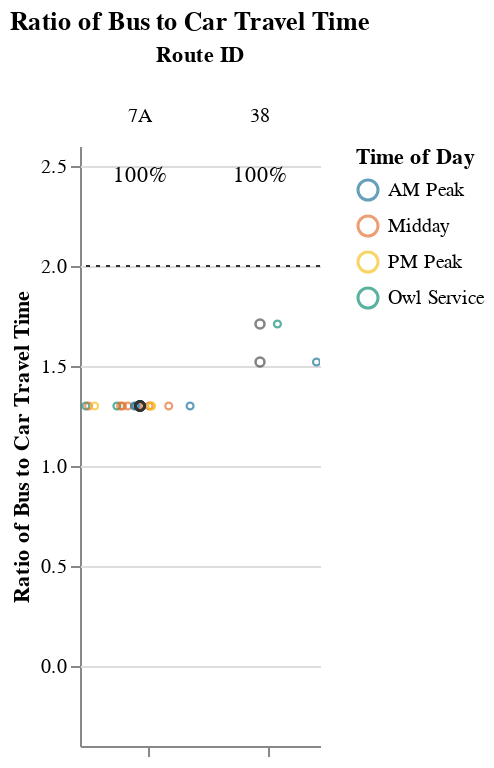
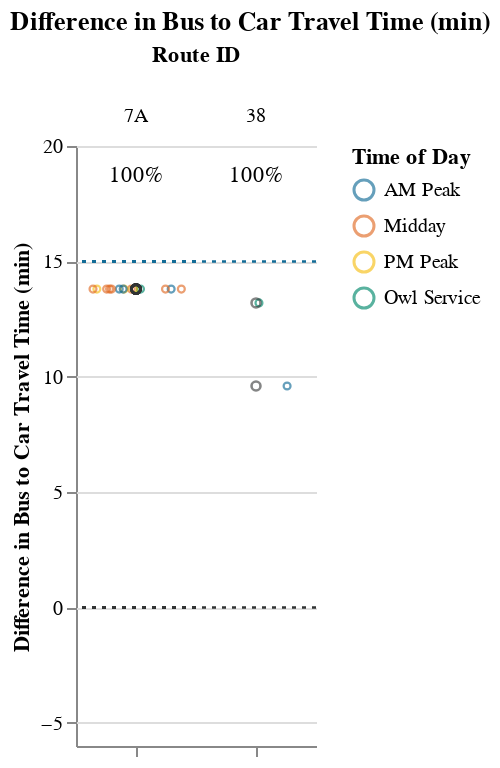

These figures' notebook cell, in order:
### Code cell
generate_report(df, PCT_COMPETITIVE_THRESHOLD)

### Figure 1 — Vega-Lite specification as saved in the notebook (floating-point values rounded to 4 significant figures)
{"config": {"view": {"continuousWidth": 400, "continuousHeight": 300, "stroke": null}, "facet": {"spacing": 0}}, "data": {"name": "data-dbc6798ffed187f39dc86f9133f57a4d"}, "facet": {"column": {"field": "route_id", "sort": ["7A", "38"], "title": "Route ID", "type": "nominal"}}, "spec": {"layer": [{"mark": {"type": "point", "opacity": 0.65, "size": 12, "strokeWidth": 1.1}, "encoding": {"color": {"field": "time_of_day", "scale": {"range": ["#136C97", "#E16B26", "#F6BF16", "#00896B", "#7790A3", "#5B559C"]}, "sort": ["AM Peak", "Midday", "PM Peak", "Owl Service"], "title": "Time of Day", "type": "nominal"}, "tooltip": [{"field": "route_id", "type": "nominal"}, {"field": "trip_id", "type": "nominal"}, {"field": "service_hours", "type": "quantitative"}, {"field": "car_duration_hours", "type": "quantitative"}, {"field": "bus_multiplier", "type": "quantitative"}, {"field": "bus_difference", "type": "quantitative"}, {"field": "num_trips", "type": "quantitative"}, {"field": "num_competitive", "type": "quantitative"}, {"field": "pct_trips_competitive", "type": "quantitative"}, {"field": "p25", "type": "quantitative"}, {"field": "p50", "type": "quantitative"}, {"field": "p75", "type": "quantitative"}], "x": {"axis": {"grid": false, "labels": false, "ticks": true, "values": [0]}, "field": "jitter", "scale": {}, "title": null, "type": "quantitative"}, "y": {"field": "bus_multiplier", "scale": {"domain": [-0.25, 2.5]}, "title": "Ratio of Bus to Car Travel Time", "type": "quantitative"}}, "selection": {"selector001": {"type": "interval", "bind": "scales", "encodings": ["x", "y"]}}, "transform": [{"calculate": "sqrt(-2*log(random()))*cos(2*PI*random())", "as": "jitter"}], "width": 60}, {"layer": [{"mark": {"type": "point", "opacity": 0.6, "size": 20, "strokeWidth": 1.3}, "encoding": {"color": {"value": "#323434"}, "y": {"field": "bus_multiplier", "type": "quantitative"}}, "transform": [{"filter": "(datum.p50_trip === 1)"}]}, {"mark": {"type": "rule", "strokeDash": [2, 3]}, "encoding": {"color": {"value": "#323434"}, "y": {"field": "cutoff", "type": "quantitative"}}}, {"mark": {"type": "text", "align": "center", "baseline": "middle"}, "encoding": {"color": {"value": "black"}, "text": {"field": "pct_trips_competitive", "format": ".0%", "type": "quantitative"}, "tooltip": [{"field": "route_id", "type": "nominal"}, {"field": "trip_id", "type": "nominal"}, {"field": "service_hours", "type": "quantitative"}, {"field": "car_duration_hours", "type": "quantitative"}, {"field": "bus_multiplier", "type": "quantitative"}, {"field": "bus_difference", "type": "quantitative"}, {"field": "num_trips", "type": "quantitative"}, {"field": "num_competitive", "type": "quantitative"}, {"field": "pct_trips_competitive", "type": "quantitative"}, {"field": "p25", "type": "quantitative"}, {"field": "p50", "type": "quantitative"}, {"field": "p75", "type": "quantitative"}], "x": {"value": 30}, "y": {"value": 15}}, "transform": [{"calculate": "sqrt(-2*log(random()))*cos(2*PI*random())", "as": "jitter"}, {"filter": "(datum.fastest_trip === 1)"}]}]}]}, "resolve": {"scale": {"y": "shared"}}, "title": "Ratio of Bus to Car Travel Time", "$schema": "https://vega.github.io/schema/vega-lite/v4.17.0.json", "datasets": {"data-dbc6798ffed187f39dc86f9133f57a4d": [{"calitp_itp_id": 310, "trip_key": -5574743277464453139, "trip_id": "919", "shape_id": "22", "route_id": "38", "service_hours": 0.47, "trip_first_departure_ts": 27120, "trip_last_arrival_ts": 28800, "departure_hour": 7, "time_of_day": "AM Peak", "p25": 0.485, "p50": 0.5, "p75": 0.515, "p50_trip": 1, "fastest_trip": 1, "car_duration_hours": 0.31, "competitive_route": 1, "bus_multiplier": 1.52, "bus_difference": 9.6, "num_trips": 2, "num_competitive": 2, "pct_trips_competitive": 1.0, "bus_difference_spread": 3.6, "route_group": "short", "max_trip_hrs": 0.53, "max_trip_route_group": 1.0, "name": "Solano County Transit", "caltrans_district": "04 - Oakland", "drmt_organization_name": "['recT79ohBnTB1fKsX']", "cutoff2": 15.0, "cutoff": 2}, {"calitp_itp_id": 310, "trip_key": -3715552762660780122, "trip_id": "920", "shape_id": "24", "route_id": "38", "service_hours": 0.53, "trip_first_departure_ts": 24960, "trip_last_arrival_ts": 26880, "departure_hour": 6, "time_of_day": "Owl Service", "p25": 0.485, "p50": 0.5, "p75": 0.515, "p50_trip": 1, "fastest_trip": 0, "car_duration_hours": 0.31, "competitive_route": 1, "bus_multiplier": 1.71, "bus_difference": 13.2, "num_trips": 2, "num_competitive": 2, "pct_trips_competitive": 1.0, "bus_difference_spread": 3.6, "route_group": "short", "max_trip_hrs": 0.53, "max_trip_route_group": 1.0, "name": "Solano County Transit", "caltrans_district": "04 - Oakland", "drmt_organization_name": "['recT79ohBnTB1fKsX']", "cutoff2": 15.0, "cutoff": 2}, {"calitp_itp_id": 310, "trip_key": -2242253959501436434, "trip_id": "1078", "shape_id": "10", "route_id": "7A", "service_hours": 1.0, "trip_first_departure_ts": 42300, "trip_last_arrival_ts": 45900, "departure_hour": 11, "time_of_day": "Midday", "p25": 1.0, "p50": 1.0, "p75": 1.0, "p50_trip": 1, "fastest_trip": 0, "car_duration_hours": 0.77, "competitive_route": 1, "bus_multiplier": 1.3, "bus_difference": 13.8, "num_trips": 15, "num_competitive": 15, "pct_trips_competitive": 1.0, "bus_difference_spread": 0.0, "route_group": "short", "max_trip_hrs": 1.0, "max_trip_route_group": 1.0, "name": "Solano County Transit", "caltrans_district": "04 - Oakland", "drmt_organization_name": "['recT79ohBnTB1fKsX']", "cutoff2": 15.0, "cutoff": 2}, {"calitp_itp_id": 310, "trip_key": 1553366806666314761, "trip_id": "1097", "shape_id": "10", "route_id": "7A", "service_hours": 1.0, "trip_first_departure_ts": 67500, "trip_last_arrival_ts": 71100, "departure_hour": 18, "time_of_day": "PM Peak", "p25": 1.0, "p50": 1.0, "p75": 1.0, "p50_trip": 1, "fastest_trip": 0, "car_duration_hours": 0.77, "competitive_route": 1, "bus_multiplier": 1.3, "bus_difference": 13.8, "num_trips": 15, "num_competitive": 15, "pct_trips_competitive": 1.0, "bus_difference_spread": 0.0, "route_group": "short", "max_trip_hrs": 1.0, "max_trip_route_group": 1.0, "name": "Solano County Transit", "caltrans_district": "04 - Oakland", "drmt_organization_name": "['recT79ohBnTB1fKsX']", "cutoff2": 15.0, "cutoff": 2}, {"calitp_itp_id": 310, "trip_key": 5736745841295953016, "trip_id": "1099", "shape_id": "10", "route_id": "7A", "service_hours": 1.0, "trip_first_departure_ts": 74700, "trip_last_arrival_ts": 78300, "departure_hour": 20, "time_of_day": "Owl Service", "p25": 1.0, "p50": 1.0, "p75": 1.0, "p50_trip": 1, "fastest_trip": 1, "car_duration_hours": 0.77, "competitive_route": 1, "bus_multiplier": 1.3, "bus_difference": 13.8, "num_trips": 15, "num_competitive": 15, "pct_trips_competitive": 1.0, "bus_difference_spread": 0.0, "route_group": "short", "max_trip_hrs": 1.0, "max_trip_route_group": 1.0, "name": "Solano County Transit", "caltrans_district": "04 - Oakland", "drmt_organization_name": "['recT79ohBnTB1fKsX']", "cutoff2": 15.0, "cutoff": 2}, {"calitp_itp_id": 310, "trip_key": 7541199008754798528, "trip_id": "1065", "shape_id": "10", "route_id": "7A", "service_hours": 1.0, "trip_first_departure_ts": 24300, "trip_last_arrival_ts": 27900, "departure_hour": 6, "time_of_day": "Owl Service", "p25": 1.0, "p50": 1.0, "p75": 1.0, "p50_trip": 1, "fastest_trip": 0, "car_duration_hours": 0.77, "competitive_route": 1, "bus_multiplier": 1.3, "bus_difference": 13.8, "num_trips": 15, "num_competitive": 15, "pct_trips_competitive": 1.0, "bus_difference_spread": 0.0, "route_group": "short", "max_trip_hrs": 1.0, "max_trip_route_group": 1.0, "name": "Solano County Transit", "caltrans_district": "04 - Oakland", "drmt_organization_name": "['recT79ohBnTB1fKsX']", "cutoff2": 15.0, "cutoff": 2}, {"calitp_itp_id": 310, "trip_key": -2774837895713846595, "trip_id": "1081", "shape_id": "10", "route_id": "7A", "service_hours": 1.0, "trip_first_departure_ts": 45900, "trip_last_arrival_ts": 49500, "departure_hour": 12, "time_of_day": "Midday", "p25": 1.0, "p50": 1.0, "p75": 1.0, "p50_trip": 1, "fastest_trip": 0, "car_duration_hours": 0.77, "competitive_route": 1, "bus_multiplier": 1.3, "bus_difference": 13.8, "num_trips": 15, "num_competitive": 15, "pct_trips_competitive": 1.0, "bus_difference_spread": 0.0, "route_group": "short", "max_trip_hrs": 1.0, "max_trip_route_group": 1.0, "name": "Solano County Transit", "caltrans_district": "04 - Oakland", "drmt_organization_name": "['recT79ohBnTB1fKsX']", "cutoff2": 15.0, "cutoff": 2}, {"calitp_itp_id": 310, "trip_key": -7128689078602650873, "trip_id": "1066", "shape_id": "10", "route_id": "7A", "service_hours": 1.0, "trip_first_departure_ts": 27900, "trip_last_arrival_ts": 31500, "departure_hour": 7, "time_of_day": "AM Peak", "p25": 1.0, "p50": 1.0, "p75": 1.0, "p50_trip": 1, "fastest_trip": 0, "car_duration_hours": 0.77, "competitive_route": 1, "bus_multiplier": 1.3, "bus_difference": 13.8, "num_trips": 15, "num_competitive": 15, "pct_trips_competitive": 1.0, "bus_difference_spread": 0.0, "route_group": "short", "max_trip_hrs": 1.0, "max_trip_route_group": 1.0, "name": "Solano County Transit", "caltrans_district": "04 - Oakland", "drmt_organization_name": "['recT79ohBnTB1fKsX']", "cutoff2": 15.0, "cutoff": 2}, {"calitp_itp_id": 310, "trip_key": -3801396718114747764, "trip_id": "1075", "shape_id": "10", "route_id": "7A", "service_hours": 1.0, "trip_first_departure_ts": 38700, "trip_last_arrival_ts": 42300, "departure_hour": 10, "time_of_day": "Midday", "p25": 1.0, "p50": 1.0, "p75": 1.0, "p50_trip": 1, "fastest_trip": 0, "car_duration_hours": 0.77, "competitive_route": 1, "bus_multiplier": 1.3, "bus_difference": 13.8, "num_trips": 15, "num_competitive": 15, "pct_trips_competitive": 1.0, "bus_difference_spread": 0.0, "route_group": "short", "max_trip_hrs": 1.0, "max_trip_route_group": 1.0, "name": "Solano County Transit", "caltrans_district": "04 - Oakland", "drmt_organization_name": "['recT79ohBnTB1fKsX']", "cutoff2": 15.0, "cutoff": 2}, {"calitp_itp_id": 310, "trip_key": 3555369193555928407, "trip_id": "1098", "shape_id": "10", "route_id": "7A", "service_hours": 1.0, "trip_first_departure_ts": 71100, "trip_last_arrival_ts": 74700, "departure_hour": 19, "time_of_day": "PM Peak", "p25": 1.0, "p50": 1.0, "p75": 1.0, "p50_trip": 1, "fastest_trip": 0, "car_duration_hours": 0.77, "competitive_route": 1, "bus_multiplier": 1.3, "bus_difference": 13.8, "num_trips": 15, "num_competitive": 15, "pct_trips_competitive": 1.0, "bus_difference_spread": 0.0, "route_group": "short", "max_trip_hrs": 1.0, "max_trip_route_group": 1.0, "name": "Solano County Transit", "caltrans_district": "04 - Oakland", "drmt_organization_name": "['recT79ohBnTB1fKsX']", "cutoff2": 15.0, "cutoff": 2}, {"calitp_itp_id": 310, "trip_key": -7612102933413698873, "trip_id": "1084", "shape_id": "10", "route_id": "7A", "service_hours": 1.0, "trip_first_departure_ts": 49500, "trip_last_arrival_ts": 53100, "departure_hour": 13, "time_of_day": "Midday", "p25": 1.0, "p50": 1.0, "p75": 1.0, "p50_trip": 1, "fastest_trip": 0, "car_duration_hours": 0.77, "competitive_route": 1, "bus_multiplier": 1.3, "bus_difference": 13.8, "num_trips": 15, "num_competitive": 15, "pct_trips_competitive": 1.0, "bus_difference_spread": 0.0, "route_group": "short", "max_trip_hrs": 1.0, "max_trip_route_group": 1.0, "name": "Solano County Transit", "caltrans_district": "04 - Oakland", "drmt_organization_name": "['recT79ohBnTB1fKsX']", "cutoff2": 15.0, "cutoff": 2}, {"calitp_itp_id": 310, "trip_key": 9090745400368182860, "trip_id": "1069", "shape_id": "10", "route_id": "7A", "service_hours": 1.0, "trip_first_departure_ts": 31500, "trip_last_arrival_ts": 35100, "departure_hour": 8, "time_of_day": "AM Peak", "p25": 1.0, "p50": 1.0, "p75": 1.0, "p50_trip": 1, "fastest_trip": 0, "car_duration_hours": 0.77, "competitive_route": 1, "bus_multiplier": 1.3, "bus_difference": 13.8, "num_trips": 15, "num_competitive": 15, "pct_trips_competitive": 1.0, "bus_difference_spread": 0.0, "route_group": "short", "max_trip_hrs": 1.0, "max_trip_route_group": 1.0, "name": "Solano County Transit", "caltrans_district": "04 - Oakland", "drmt_organization_name": "['recT79ohBnTB1fKsX']", "cutoff2": 15.0, "cutoff": 2}, {"calitp_itp_id": 310, "trip_key": -6662624582280621192, "trip_id": "1087", "shape_id": "10", "route_id": "7A", "service_hours": 1.0, "trip_first_departure_ts": 53100, "trip_last_arrival_ts": 56700, "departure_hour": 14, "time_of_day": "Midday", "p25": 1.0, "p50": 1.0, "p75": 1.0, "p50_trip": 1, "fastest_trip": 0, "car_duration_hours": 0.77, "competitive_route": 1, "bus_multiplier": 1.3, "bus_difference": 13.8, "num_trips": 15, "num_competitive": 15, "pct_trips_competitive": 1.0, "bus_difference_spread": 0.0, "route_group": "short", "max_trip_hrs": 1.0, "max_trip_route_group": 1.0, "name": "Solano County Transit", "caltrans_district": "04 - Oakland", "drmt_organization_name": "['recT79ohBnTB1fKsX']", "cutoff2": 15.0, "cutoff": 2}, {"calitp_itp_id": 310, "trip_key": -6607227710157058801, "trip_id": "1096", "shape_id": "10", "route_id": "7A", "service_hours": 1.0, "trip_first_departure_ts": 63900, "trip_last_arrival_ts": 67500, "departure_hour": 17, "time_of_day": "PM Peak", "p25": 1.0, "p50": 1.0, "p75": 1.0, "p50_trip": 1, "fastest_trip": 0, "car_duration_hours": 0.77, "competitive_route": 1, "bus_multiplier": 1.3, "bus_difference": 13.8, "num_trips": 15, "num_competitive": 15, "pct_trips_competitive": 1.0, "bus_difference_spread": 0.0, "route_group": "short", "max_trip_hrs": 1.0, "max_trip_route_group": 1.0, "name": "Solano County Transit", "caltrans_district": "04 - Oakland", "drmt_organization_name": "['recT79ohBnTB1fKsX']", "cutoff2": 15.0, "cutoff": 2}, {"calitp_itp_id": 310, "trip_key": 75175244298657360, "trip_id": "1090", "shape_id": "10", "route_id": "7A", "service_hours": 1.0, "trip_first_departure_ts": 56700, "trip_last_arrival_ts": 60300, "departure_hour": 15, "time_of_day": "Midday", "p25": 1.0, "p50": 1.0, "p75": 1.0, "p50_trip": 1, "fastest_trip": 0, "car_duration_hours": 0.77, "competitive_route": 1, "bus_multiplier": 1.3, "bus_difference": 13.8, "num_trips": 15, "num_competitive": 15, "pct_trips_competitive": 1.0, "bus_difference_spread": 0.0, "route_group": "short", "max_trip_hrs": 1.0, "max_trip_route_group": 1.0, "name": "Solano County Transit", "caltrans_district": "04 - Oakland", "drmt_organization_name": "['recT79ohBnTB1fKsX']", "cutoff2": 15.0, "cutoff": 2}, {"calitp_itp_id": 310, "trip_key": 8811729153955021229, "trip_id": "1072", "shape_id": "10", "route_id": "7A", "service_hours": 1.0, "trip_first_departure_ts": 35100, "trip_last_arrival_ts": 38700, "departure_hour": 9, "time_of_day": "AM Peak", "p25": 1.0, "p50": 1.0, "p75": 1.0, "p50_trip": 1, "fastest_trip": 0, "car_duration_hours": 0.77, "competitive_route": 1, "bus_multiplier": 1.3, "bus_difference": 13.8, "num_trips": 15, "num_competitive": 15, "pct_trips_competitive": 1.0, "bus_difference_spread": 0.0, "route_group": "short", "max_trip_hrs": 1.0, "max_trip_route_group": 1.0, "name": "Solano County Transit", "caltrans_district": "04 - Oakland", "drmt_organization_name": "['recT79ohBnTB1fKsX']", "cutoff2": 15.0, "cutoff": 2}, {"calitp_itp_id": 310, "trip_key": -4539065179735711766, "trip_id": "1093", "shape_id": "10", "route_id": "7A", "service_hours": 1.0, "trip_first_departure_ts": 60300, "trip_last_arrival_ts": 63900, "departure_hour": 16, "time_of_day": "Midday", "p25": 1.0, "p50": 1.0, "p75": 1.0, "p50_trip": 1, "fastest_trip": 0, "car_duration_hours": 0.77, "competitive_route": 1, "bus_multiplier": 1.3, "bus_difference": 13.8, "num_trips": 15, "num_competitive": 15, "pct_trips_competitive": 1.0, "bus_difference_spread": 0.0, "route_group": "short", "max_trip_hrs": 1.0, "max_trip_route_group": 1.0, "name": "Solano County Transit", "caltrans_district": "04 - Oakland", "drmt_organization_name": "['recT79ohBnTB1fKsX']", "cutoff2": 15.0, "cutoff": 2}]}}

### Figure 2 — Vega-Lite specification as saved in the notebook (floating-point values rounded to 4 significant figures)
{"config": {"view": {"continuousWidth": 400, "continuousHeight": 300, "stroke": null}, "facet": {"spacing": 0}}, "data": {"name": "data-922a4b065804fc6fe69bbf5e6f455c68"}, "facet": {"column": {"field": "route_id", "sort": ["7A", "38"], "title": "Route ID", "type": "nominal"}}, "spec": {"layer": [{"mark": {"type": "point", "opacity": 0.65, "size": 12, "strokeWidth": 1.1}, "encoding": {"color": {"field": "time_of_day", "scale": {"range": ["#136C97", "#E16B26", "#F6BF16", "#00896B", "#7790A3", "#5B559C"]}, "sort": ["AM Peak", "Midday", "PM Peak", "Owl Service"], "title": "Time of Day", "type": "nominal"}, "tooltip": [{"field": "route_id", "type": "nominal"}, {"field": "trip_id", "type": "nominal"}, {"field": "service_hours", "type": "quantitative"}, {"field": "car_duration_hours", "type": "quantitative"}, {"field": "bus_multiplier", "type": "quantitative"}, {"field": "bus_difference", "type": "quantitative"}, {"field": "num_trips", "type": "quantitative"}, {"field": "num_competitive", "type": "quantitative"}, {"field": "pct_trips_competitive", "type": "quantitative"}, {"field": "p25", "type": "quantitative"}, {"field": "p50", "type": "quantitative"}, {"field": "p75", "type": "quantitative"}], "x": {"axis": {"grid": false, "labels": false, "ticks": true, "values": [0]}, "field": "jitter", "scale": {}, "title": null, "type": "quantitative"}, "y": {"field": "bus_difference", "scale": {"domain": [-5, 20.0]}, "title": "Difference in Bus to Car Travel Time (min)", "type": "quantitative"}}, "selection": {"selector002": {"type": "interval", "bind": "scales", "encodings": ["x", "y"]}}, "transform": [{"calculate": "sqrt(-2*log(random()))*cos(2*PI*random())", "as": "jitter"}], "width": 60}, {"layer": [{"mark": {"type": "point", "opacity": 0.6, "size": 20, "strokeWidth": 1.3}, "encoding": {"color": {"value": "#323434"}, "y": {"field": "bus_difference", "type": "quantitative"}}, "transform": [{"filter": "(datum.p50_trip === 1)"}]}, {"mark": {"type": "rule", "strokeDash": [2, 3]}, "encoding": {"color": {"value": "#323434"}, "y": {"field": "cutoff", "type": "quantitative"}}}, {"mark": {"type": "rule", "strokeDash": [2, 3]}, "encoding": {"color": {"value": "#136C97"}, "y": {"field": "cutoff2", "type": "quantitative"}}}, {"mark": {"type": "text", "align": "center", "baseline": "middle"}, "encoding": {"color": {"value": "black"}, "text": {"field": "pct_trips_competitive", "format": ".0%", "type": "quantitative"}, "tooltip": [{"field": "route_id", "type": "nominal"}, {"field": "trip_id", "type": "nominal"}, {"field": "service_hours", "type": "quantitative"}, {"field": "car_duration_hours", "type": "quantitative"}, {"field": "bus_multiplier", "type": "quantitative"}, {"field": "bus_difference", "type": "quantitative"}, {"field": "num_trips", "type": "quantitative"}, {"field": "num_competitive", "type": "quantitative"}, {"field": "pct_trips_competitive", "type": "quantitative"}, {"field": "p25", "type": "quantitative"}, {"field": "p50", "type": "quantitative"}, {"field": "p75", "type": "quantitative"}], "x": {"value": 30}, "y": {"value": 15}}, "transform": [{"calculate": "sqrt(-2*log(random()))*cos(2*PI*random())", "as": "jitter"}, {"filter": "(datum.fastest_trip === 1)"}]}]}]}, "resolve": {"scale": {"y": "shared"}}, "title": "Difference in Bus to Car Travel Time (min)", "$schema": "https://vega.github.io/schema/vega-lite/v4.17.0.json", "datasets": {"data-922a4b065804fc6fe69bbf5e6f455c68": [{"calitp_itp_id": 310, "trip_key": -5574743277464453139, "trip_id": "919", "shape_id": "22", "route_id": "38", "service_hours": 0.47, "trip_first_departure_ts": 27120, "trip_last_arrival_ts": 28800, "departure_hour": 7, "time_of_day": "AM Peak", "p25": 0.485, "p50": 0.5, "p75": 0.515, "p50_trip": 1, "fastest_trip": 1, "car_duration_hours": 0.31, "competitive_route": 1, "bus_multiplier": 1.52, "bus_difference": 9.6, "num_trips": 2, "num_competitive": 2, "pct_trips_competitive": 1.0, "bus_difference_spread": 3.6, "route_group": "short", "max_trip_hrs": 0.53, "max_trip_route_group": 1.0, "name": "Solano County Transit", "caltrans_district": "04 - Oakland", "drmt_organization_name": "['recT79ohBnTB1fKsX']", "cutoff2": 15.0, "cutoff": 0}, {"calitp_itp_id": 310, "trip_key": -3715552762660780122, "trip_id": "920", "shape_id": "24", "route_id": "38", "service_hours": 0.53, "trip_first_departure_ts": 24960, "trip_last_arrival_ts": 26880, "departure_hour": 6, "time_of_day": "Owl Service", "p25": 0.485, "p50": 0.5, "p75": 0.515, "p50_trip": 1, "fastest_trip": 0, "car_duration_hours": 0.31, "competitive_route": 1, "bus_multiplier": 1.71, "bus_difference": 13.2, "num_trips": 2, "num_competitive": 2, "pct_trips_competitive": 1.0, "bus_difference_spread": 3.6, "route_group": "short", "max_trip_hrs": 0.53, "max_trip_route_group": 1.0, "name": "Solano County Transit", "caltrans_district": "04 - Oakland", "drmt_organization_name": "['recT79ohBnTB1fKsX']", "cutoff2": 15.0, "cutoff": 0}, {"calitp_itp_id": 310, "trip_key": -2242253959501436434, "trip_id": "1078", "shape_id": "10", "route_id": "7A", "service_hours": 1.0, "trip_first_departure_ts": 42300, "trip_last_arrival_ts": 45900, "departure_hour": 11, "time_of_day": "Midday", "p25": 1.0, "p50": 1.0, "p75": 1.0, "p50_trip": 1, "fastest_trip": 0, "car_duration_hours": 0.77, "competitive_route": 1, "bus_multiplier": 1.3, "bus_difference": 13.8, "num_trips": 15, "num_competitive": 15, "pct_trips_competitive": 1.0, "bus_difference_spread": 0.0, "route_group": "short", "max_trip_hrs": 1.0, "max_trip_route_group": 1.0, "name": "Solano County Transit", "caltrans_district": "04 - Oakland", "drmt_organization_name": "['recT79ohBnTB1fKsX']", "cutoff2": 15.0, "cutoff": 0}, {"calitp_itp_id": 310, "trip_key": 1553366806666314761, "trip_id": "1097", "shape_id": "10", "route_id": "7A", "service_hours": 1.0, "trip_first_departure_ts": 67500, "trip_last_arrival_ts": 71100, "departure_hour": 18, "time_of_day": "PM Peak", "p25": 1.0, "p50": 1.0, "p75": 1.0, "p50_trip": 1, "fastest_trip": 0, "car_duration_hours": 0.77, "competitive_route": 1, "bus_multiplier": 1.3, "bus_difference": 13.8, "num_trips": 15, "num_competitive": 15, "pct_trips_competitive": 1.0, "bus_difference_spread": 0.0, "route_group": "short", "max_trip_hrs": 1.0, "max_trip_route_group": 1.0, "name": "Solano County Transit", "caltrans_district": "04 - Oakland", "drmt_organization_name": "['recT79ohBnTB1fKsX']", "cutoff2": 15.0, "cutoff": 0}, {"calitp_itp_id": 310, "trip_key": 5736745841295953016, "trip_id": "1099", "shape_id": "10", "route_id": "7A", "service_hours": 1.0, "trip_first_departure_ts": 74700, "trip_last_arrival_ts": 78300, "departure_hour": 20, "time_of_day": "Owl Service", "p25": 1.0, "p50": 1.0, "p75": 1.0, "p50_trip": 1, "fastest_trip": 1, "car_duration_hours": 0.77, "competitive_route": 1, "bus_multiplier": 1.3, "bus_difference": 13.8, "num_trips": 15, "num_competitive": 15, "pct_trips_competitive": 1.0, "bus_difference_spread": 0.0, "route_group": "short", "max_trip_hrs": 1.0, "max_trip_route_group": 1.0, "name": "Solano County Transit", "caltrans_district": "04 - Oakland", "drmt_organization_name": "['recT79ohBnTB1fKsX']", "cutoff2": 15.0, "cutoff": 0}, {"calitp_itp_id": 310, "trip_key": 7541199008754798528, "trip_id": "1065", "shape_id": "10", "route_id": "7A", "service_hours": 1.0, "trip_first_departure_ts": 24300, "trip_last_arrival_ts": 27900, "departure_hour": 6, "time_of_day": "Owl Service", "p25": 1.0, "p50": 1.0, "p75": 1.0, "p50_trip": 1, "fastest_trip": 0, "car_duration_hours": 0.77, "competitive_route": 1, "bus_multiplier": 1.3, "bus_difference": 13.8, "num_trips": 15, "num_competitive": 15, "pct_trips_competitive": 1.0, "bus_difference_spread": 0.0, "route_group": "short", "max_trip_hrs": 1.0, "max_trip_route_group": 1.0, "name": "Solano County Transit", "caltrans_district": "04 - Oakland", "drmt_organization_name": "['recT79ohBnTB1fKsX']", "cutoff2": 15.0, "cutoff": 0}, {"calitp_itp_id": 310, "trip_key": -2774837895713846595, "trip_id": "1081", "shape_id": "10", "route_id": "7A", "service_hours": 1.0, "trip_first_departure_ts": 45900, "trip_last_arrival_ts": 49500, "departure_hour": 12, "time_of_day": "Midday", "p25": 1.0, "p50": 1.0, "p75": 1.0, "p50_trip": 1, "fastest_trip": 0, "car_duration_hours": 0.77, "competitive_route": 1, "bus_multiplier": 1.3, "bus_difference": 13.8, "num_trips": 15, "num_competitive": 15, "pct_trips_competitive": 1.0, "bus_difference_spread": 0.0, "route_group": "short", "max_trip_hrs": 1.0, "max_trip_route_group": 1.0, "name": "Solano County Transit", "caltrans_district": "04 - Oakland", "drmt_organization_name": "['recT79ohBnTB1fKsX']", "cutoff2": 15.0, "cutoff": 0}, {"calitp_itp_id": 310, "trip_key": -7128689078602650873, "trip_id": "1066", "shape_id": "10", "route_id": "7A", "service_hours": 1.0, "trip_first_departure_ts": 27900, "trip_last_arrival_ts": 31500, "departure_hour": 7, "time_of_day": "AM Peak", "p25": 1.0, "p50": 1.0, "p75": 1.0, "p50_trip": 1, "fastest_trip": 0, "car_duration_hours": 0.77, "competitive_route": 1, "bus_multiplier": 1.3, "bus_difference": 13.8, "num_trips": 15, "num_competitive": 15, "pct_trips_competitive": 1.0, "bus_difference_spread": 0.0, "route_group": "short", "max_trip_hrs": 1.0, "max_trip_route_group": 1.0, "name": "Solano County Transit", "caltrans_district": "04 - Oakland", "drmt_organization_name": "['recT79ohBnTB1fKsX']", "cutoff2": 15.0, "cutoff": 0}, {"calitp_itp_id": 310, "trip_key": -3801396718114747764, "trip_id": "1075", "shape_id": "10", "route_id": "7A", "service_hours": 1.0, "trip_first_departure_ts": 38700, "trip_last_arrival_ts": 42300, "departure_hour": 10, "time_of_day": "Midday", "p25": 1.0, "p50": 1.0, "p75": 1.0, "p50_trip": 1, "fastest_trip": 0, "car_duration_hours": 0.77, "competitive_route": 1, "bus_multiplier": 1.3, "bus_difference": 13.8, "num_trips": 15, "num_competitive": 15, "pct_trips_competitive": 1.0, "bus_difference_spread": 0.0, "route_group": "short", "max_trip_hrs": 1.0, "max_trip_route_group": 1.0, "name": "Solano County Transit", "caltrans_district": "04 - Oakland", "drmt_organization_name": "['recT79ohBnTB1fKsX']", "cutoff2": 15.0, "cutoff": 0}, {"calitp_itp_id": 310, "trip_key": 3555369193555928407, "trip_id": "1098", "shape_id": "10", "route_id": "7A", "service_hours": 1.0, "trip_first_departure_ts": 71100, "trip_last_arrival_ts": 74700, "departure_hour": 19, "time_of_day": "PM Peak", "p25": 1.0, "p50": 1.0, "p75": 1.0, "p50_trip": 1, "fastest_trip": 0, "car_duration_hours": 0.77, "competitive_route": 1, "bus_multiplier": 1.3, "bus_difference": 13.8, "num_trips": 15, "num_competitive": 15, "pct_trips_competitive": 1.0, "bus_difference_spread": 0.0, "route_group": "short", "max_trip_hrs": 1.0, "max_trip_route_group": 1.0, "name": "Solano County Transit", "caltrans_district": "04 - Oakland", "drmt_organization_name": "['recT79ohBnTB1fKsX']", "cutoff2": 15.0, "cutoff": 0}, {"calitp_itp_id": 310, "trip_key": -7612102933413698873, "trip_id": "1084", "shape_id": "10", "route_id": "7A", "service_hours": 1.0, "trip_first_departure_ts": 49500, "trip_last_arrival_ts": 53100, "departure_hour": 13, "time_of_day": "Midday", "p25": 1.0, "p50": 1.0, "p75": 1.0, "p50_trip": 1, "fastest_trip": 0, "car_duration_hours": 0.77, "competitive_route": 1, "bus_multiplier": 1.3, "bus_difference": 13.8, "num_trips": 15, "num_competitive": 15, "pct_trips_competitive": 1.0, "bus_difference_spread": 0.0, "route_group": "short", "max_trip_hrs": 1.0, "max_trip_route_group": 1.0, "name": "Solano County Transit", "caltrans_district": "04 - Oakland", "drmt_organization_name": "['recT79ohBnTB1fKsX']", "cutoff2": 15.0, "cutoff": 0}, {"calitp_itp_id": 310, "trip_key": 9090745400368182860, "trip_id": "1069", "shape_id": "10", "route_id": "7A", "service_hours": 1.0, "trip_first_departure_ts": 31500, "trip_last_arrival_ts": 35100, "departure_hour": 8, "time_of_day": "AM Peak", "p25": 1.0, "p50": 1.0, "p75": 1.0, "p50_trip": 1, "fastest_trip": 0, "car_duration_hours": 0.77, "competitive_route": 1, "bus_multiplier": 1.3, "bus_difference": 13.8, "num_trips": 15, "num_competitive": 15, "pct_trips_competitive": 1.0, "bus_difference_spread": 0.0, "route_group": "short", "max_trip_hrs": 1.0, "max_trip_route_group": 1.0, "name": "Solano County Transit", "caltrans_district": "04 - Oakland", "drmt_organization_name": "['recT79ohBnTB1fKsX']", "cutoff2": 15.0, "cutoff": 0}, {"calitp_itp_id": 310, "trip_key": -6662624582280621192, "trip_id": "1087", "shape_id": "10", "route_id": "7A", "service_hours": 1.0, "trip_first_departure_ts": 53100, "trip_last_arrival_ts": 56700, "departure_hour": 14, "time_of_day": "Midday", "p25": 1.0, "p50": 1.0, "p75": 1.0, "p50_trip": 1, "fastest_trip": 0, "car_duration_hours": 0.77, "competitive_route": 1, "bus_multiplier": 1.3, "bus_difference": 13.8, "num_trips": 15, "num_competitive": 15, "pct_trips_competitive": 1.0, "bus_difference_spread": 0.0, "route_group": "short", "max_trip_hrs": 1.0, "max_trip_route_group": 1.0, "name": "Solano County Transit", "caltrans_district": "04 - Oakland", "drmt_organization_name": "['recT79ohBnTB1fKsX']", "cutoff2": 15.0, "cutoff": 0}, {"calitp_itp_id": 310, "trip_key": -6607227710157058801, "trip_id": "1096", "shape_id": "10", "route_id": "7A", "service_hours": 1.0, "trip_first_departure_ts": 63900, "trip_last_arrival_ts": 67500, "departure_hour": 17, "time_of_day": "PM Peak", "p25": 1.0, "p50": 1.0, "p75": 1.0, "p50_trip": 1, "fastest_trip": 0, "car_duration_hours": 0.77, "competitive_route": 1, "bus_multiplier": 1.3, "bus_difference": 13.8, "num_trips": 15, "num_competitive": 15, "pct_trips_competitive": 1.0, "bus_difference_spread": 0.0, "route_group": "short", "max_trip_hrs": 1.0, "max_trip_route_group": 1.0, "name": "Solano County Transit", "caltrans_district": "04 - Oakland", "drmt_organization_name": "['recT79ohBnTB1fKsX']", "cutoff2": 15.0, "cutoff": 0}, {"calitp_itp_id": 310, "trip_key": 75175244298657360, "trip_id": "1090", "shape_id": "10", "route_id": "7A", "service_hours": 1.0, "trip_first_departure_ts": 56700, "trip_last_arrival_ts": 60300, "departure_hour": 15, "time_of_day": "Midday", "p25": 1.0, "p50": 1.0, "p75": 1.0, "p50_trip": 1, "fastest_trip": 0, "car_duration_hours": 0.77, "competitive_route": 1, "bus_multiplier": 1.3, "bus_difference": 13.8, "num_trips": 15, "num_competitive": 15, "pct_trips_competitive": 1.0, "bus_difference_spread": 0.0, "route_group": "short", "max_trip_hrs": 1.0, "max_trip_route_group": 1.0, "name": "Solano County Transit", "caltrans_district": "04 - Oakland", "drmt_organization_name": "['recT79ohBnTB1fKsX']", "cutoff2": 15.0, "cutoff": 0}, {"calitp_itp_id": 310, "trip_key": 8811729153955021229, "trip_id": "1072", "shape_id": "10", "route_id": "7A", "service_hours": 1.0, "trip_first_departure_ts": 35100, "trip_last_arrival_ts": 38700, "departure_hour": 9, "time_of_day": "AM Peak", "p25": 1.0, "p50": 1.0, "p75": 1.0, "p50_trip": 1, "fastest_trip": 0, "car_duration_hours": 0.77, "competitive_route": 1, "bus_multiplier": 1.3, "bus_difference": 13.8, "num_trips": 15, "num_competitive": 15, "pct_trips_competitive": 1.0, "bus_difference_spread": 0.0, "route_group": "short", "max_trip_hrs": 1.0, "max_trip_route_group": 1.0, "name": "Solano County Transit", "caltrans_district": "04 - Oakland", "drmt_organization_name": "['recT79ohBnTB1fKsX']", "cutoff2": 15.0, "cutoff": 0}, {"calitp_itp_id": 310, "trip_key": -4539065179735711766, "trip_id": "1093", "shape_id": "10", "route_id": "7A", "service_hours": 1.0, "trip_first_departure_ts": 60300, "trip_last_arrival_ts": 63900, "departure_hour": 16, "time_of_day": "Midday", "p25": 1.0, "p50": 1.0, "p75": 1.0, "p50_trip": 1, "fastest_trip": 0, "car_duration_hours": 0.77, "competitive_route": 1, "bus_multiplier": 1.3, "bus_difference": 13.8, "num_trips": 15, "num_competitive": 15, "pct_trips_competitive": 1.0, "bus_difference_spread": 0.0, "route_group": "short", "max_trip_hrs": 1.0, "max_trip_route_group": 1.0, "name": "Solano County Transit", "caltrans_district": "04 - Oakland", "drmt_organization_name": "['recT79ohBnTB1fKsX']", "cutoff2": 15.0, "cutoff": 0}]}}
